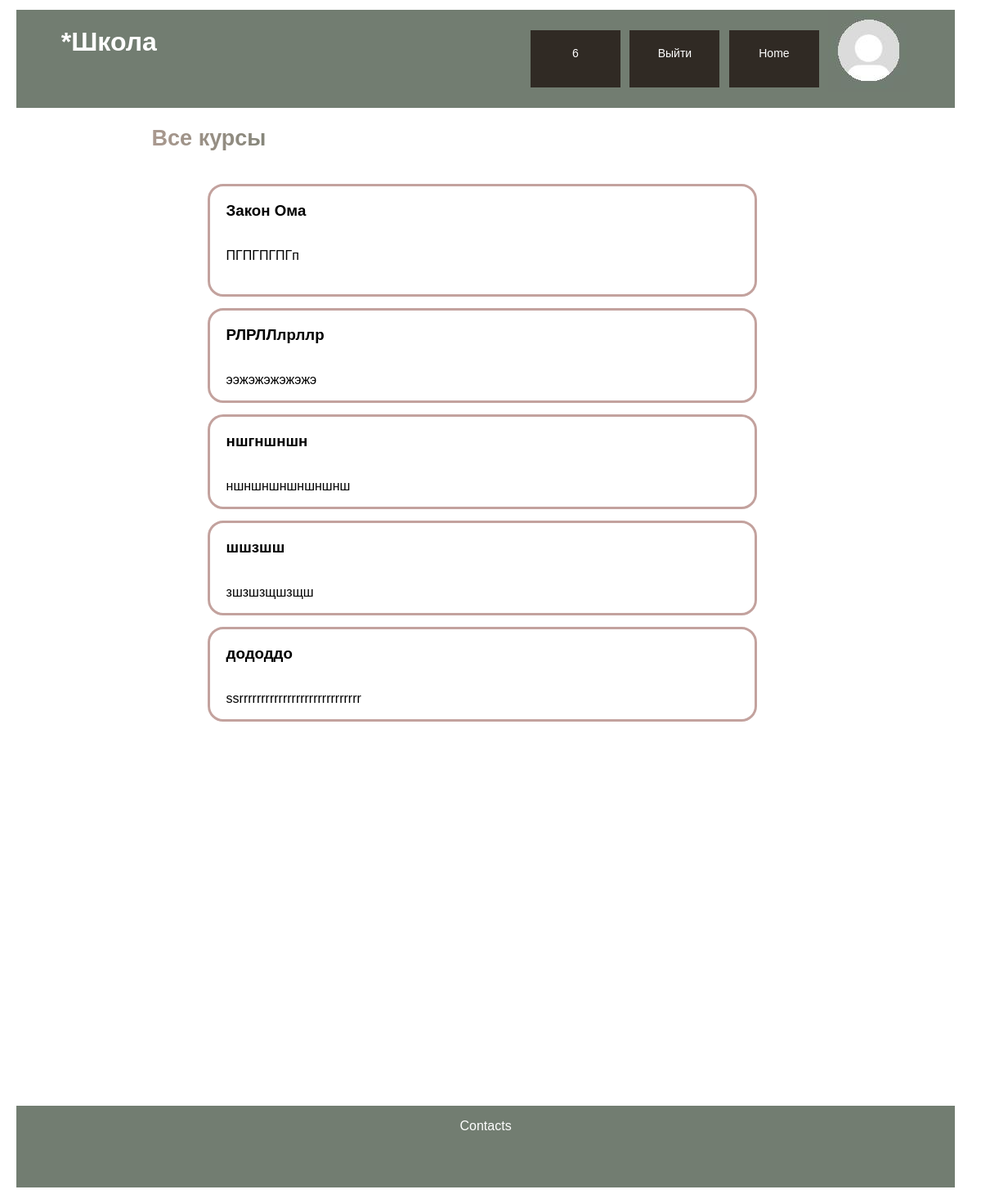
Page /home/all-courses (signed in) on the earlier database version.
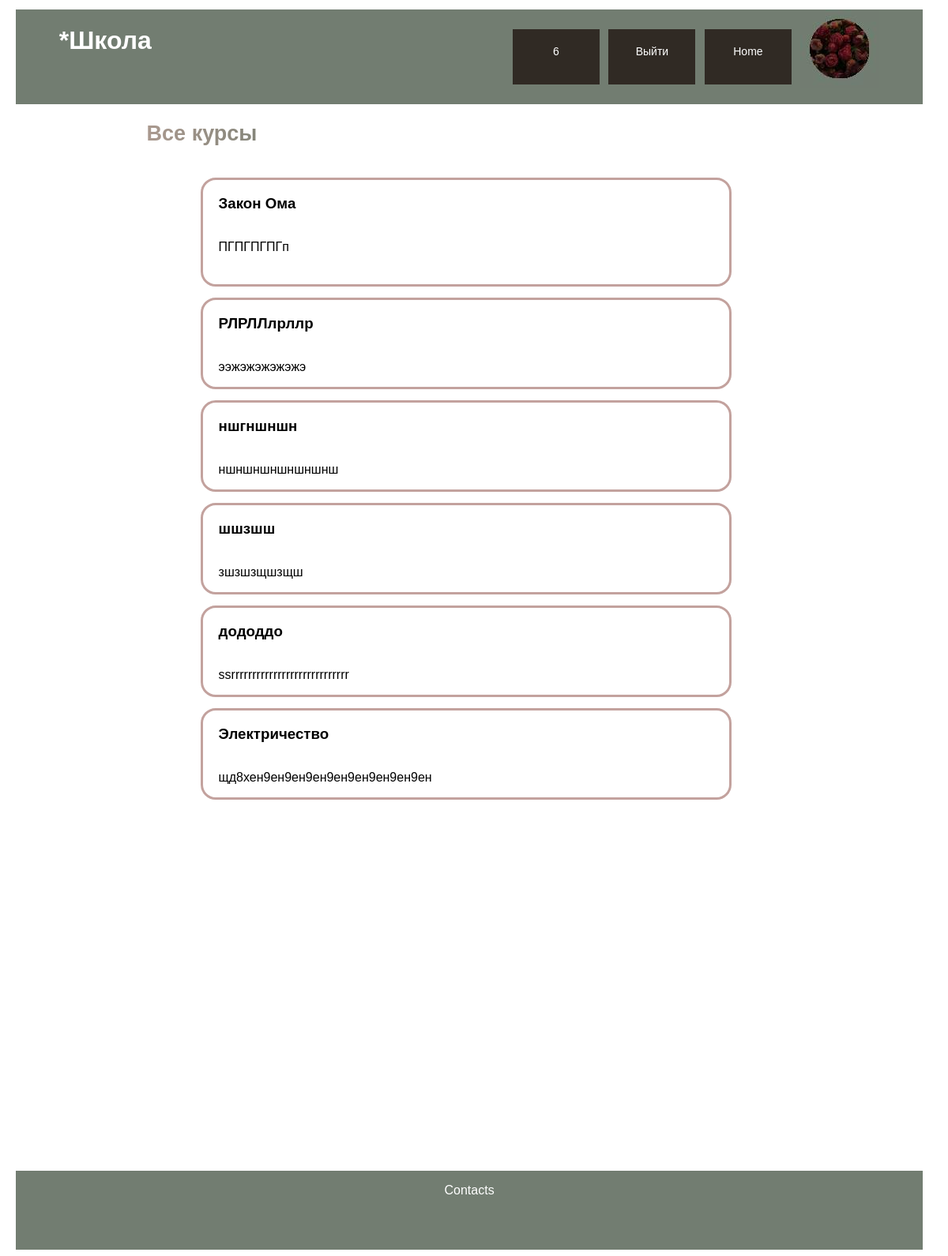
Same page on the later database version.
### data/users.py (models this page shows, shortened)
class User(SqlAlchemyBase, UserMixin):
    __tablename__ = 'users'
    id = sqlalchemy.Column(sqlalchemy.Integer,
                           primary_key=True, autoincrement=True)
    name = sqlalchemy.Column(sqlalchemy.String, nullable=True)
    about = sqlalchemy.Column(sqlalchemy.String, nullable=True)
    email = sqlalchemy.Column(sqlalchemy.String,
                              index=True, unique=True, nullable=True)
    hashed_password = sqlalchemy.Column(sqlalchemy.String, nullable=True)
    created_date = sqlalchemy.Column(sqlalchemy.DateTime,
                                     default=datetime.datetime.now)
    photo = sqlalchemy.Column(sqlalchemy.String, default='default.jpg')
    user_course = orm.relationship("UserCourse", back_populates='user')

### data/courses.py (models this page shows)
class Course(SqlAlchemyBase):
    __tablename__ = 'courses'
    id = sqlalchemy.Column(sqlalchemy.Integer,
                           primary_key=True, autoincrement=True)
    title = sqlalchemy.Column(sqlalchemy.String, nullable=True)
    content = sqlalchemy.Column(sqlalchemy.String, nullable=True)
    created_date = sqlalchemy.Column(sqlalchemy.DateTime,
                                     default=datetime.datetime.now)
    user_course = orm.relationship("UserCourse", back_populates='course')

### main.py (the view)
@app.route('/home/all-courses')
def all_courses():
    db_sess = db_session.create_session()
    all_courses = db_sess.query(Course).all()
    return render_template('all_courses.html', course=all_courses)

### data/db_session.py (called while the page is built)
def create_session() -> Session:
    global __factory
    return __factory()

### main.py (called while the page is built)
@login_manager.user_loader
def load_user(user_id):
    db_sess = db_session.create_session()
    return db_sess.query(User).get(user_id)

### templates/all_courses.html
{% extends "base.html" %}
{% block content %}
<h2 class="gradient">Все курсы</h2>
<div class="all-courses">
{% for el in course %}
    <div class="all-onecourse">
<h3><a class="all-onecourse-a" href="#">{{ el.title }}</a></h3>
        <p><a class="all-onecourse-a" href="#"> {{ el.content[:30] }}</a></p>
    </div>
{% endfor %}
    </div>
{% endblock %}

### templates/base.html (shortened to what this page needs)
<!DOCTYPE html>
<html lang="en">
<head>
        <link rel="stylesheet" href="../../../static/styles.css">
</head>
<body>
    <div class="head">
        <h1 class="name">*Школа</h1>
        {% if current_user.is_authenticated %}
            <a class="button" href="/home/personal-class/<{{ current_user.email }}>">{{ current_user.name }}</a>
            <a class="button" href="/logout">Выйти</a>
            <a href="/home" class="button">Home</a>
            <img class="avatar" src="../../../static/avatars/{{ current_user.photo }}" alt="no">
    {% else %}
            <a href="/login" class="button">Log In</a>
            <a href="/login/registration" class="button">Register</a>
            <a href="/home" class="button">Home</a>
    {% endif %}
        </div>
</body>
<main role="main" class="container">
    {% block content %}{% endblock %}
</main>
<footer>
    <div class="footer">
            <p>
                Contacts
            </p>
    </div>
</footer>
</html>

### static/styles.css (style rules this page uses)
.head { display: flex; flex-direction: row; flex-wrap: wrap; justify-content: center; margin-left: 1%; margin-right: 1%; margin-top: 1%; background-color: rgb(114,125,113); font-family: Verdana, Helvetica, Arial, sans-serif; width: 97%; height: 120px; padding-buttom: 1%; color: #FFFFFF; }
.head img { width: 100px; height: 100px; }
.name { display: inline-block; width: 50%; margin-buttom: 100%; font-family: Verdana, Helvetica, Arial, sans-serif; }
.button { position: relative; background-color: #302a24; border: none; font-size: 14px; color: #FFFFFF; padding: 20px; width: 70px; height: 30px; text-align: center; transition-duration: 0.4s; text-decoration: none; overflow: hidden; cursor: pointer; margin-right: 1%; align-self: center; }
.footer { margin-left: 1%; margin-right: 1%; margin-top: 40%; text-align: center; display: inline-block; background-color: rgb(114,125,113); color: #FFFFFF; font-family: Verdana, Helvetica, Arial, sans-serif; width: 97%; height: 100px; }
.gradient { font-size: 27px; font-weight: 600; background-image: linear-gradient(to left, #4d685a, #aa998f); color: transparent; background-clip: text; -webkit-background-clip: text; display: inline-block; width: 30%; margin-left: 15%; font-family: Verdana, Helvetica, Arial, sans-serif; }
.all-courses { margin-left: 21%; margin-right: 21%; display: flex; flex-direction: column; flex-wrap: wrap; flex-start; justify-content: center; }
.all-onecourse { display: flex; flex-direction: column; flex-wrap: wrap; justify-content: flex-start ; outline: solid rgb(195,162,158); border-radius: 1rem; margin-right: 3%; margin-top: 3%; font-family: Verdana, Helvetica, Arial, sans-serif; }
.all-onecourse h3 { margin-left: 3%; }
.all-onecourse p { margin-left: 3%; }
.all-onecourse-a { text-decoration:none; color: black; }

Differences in the rows shown:
changed User: photo: picture added in place of a placeholder
added Course: title "Электричество", content "щд8хен9ен9ен9ен9ен9ен9ен9ен9ен"
